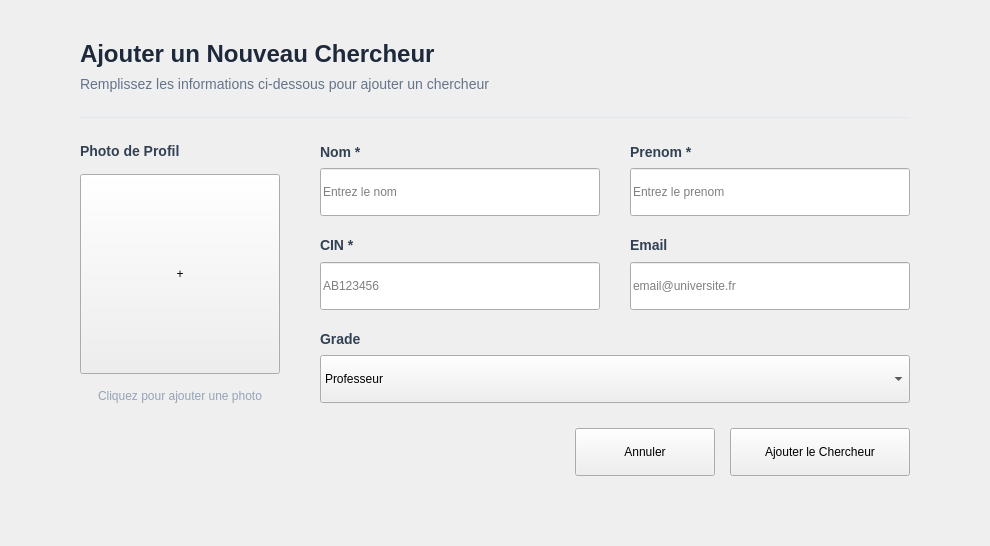
            <widget class="QWidget" name="cherchPageAjout">
             <layout class="QVBoxLayout" name="verticalLayoutAjout">
              <property name="spacing">
               <number>0</number>
              </property>
              <property name="leftMargin">
               <number>30</number>
              </property>
              <property name="topMargin">
               <number>0</number>
              </property>
              <property name="rightMargin">
               <number>30</number>
              </property>
              <property name="bottomMargin">
               <number>30</number>
              </property>
              <item>
               <widget class="QFrame" name="cherchFormFrame">
                <property name="frameShape">
                 <enum>QFrame::Shape::NoFrame</enum>
                </property>
                <layout class="QVBoxLayout" name="verticalLayoutForm">
                 <property name="spacing">
                  <number>25</number>
                 </property>
                 <property name="leftMargin">
                  <number>50</number>
                 </property>
                 <property name="topMargin">
                  <number>40</number>
                 </property>
                 <property name="rightMargin">
                  <number>50</number>
                 </property>
                 <property name="bottomMargin">
                  <number>40</number>
                 </property>
                 <item>
                  <layout class="QVBoxLayout" name="verticalLayoutFormTitle">
                   <property name="spacing">
                    <number>8</number>
                   </property>
                   <item>
                    <widget class="QLabel" name="cherchFormTitle">
                     <property name="styleSheet">
                      <string notr="true">color: #1e293b;
font-size: 24px;
font-weight: 700;
background: transparent;
border: none;</string>
                     </property>
                     <property name="text">
                      <string>Ajouter un Nouveau Chercheur</string>
                     </property>
                    </widget>
                   </item>
                   <item>
                    <widget class="QLabel" name="cherchFormSubtitle">
                     <property name="styleSheet">
                      <string notr="true">color: #64748b;
font-size: 14px;
background: transparent;
border: none;</string>
                     </property>
                     <property name="text">
                      <string>Remplissez les informations ci-dessous pour ajouter un chercheur</string>
                     </property>
                    </widget>
                   </item>
                  </layout>
                 </item>
                 <item>
                  <widget class="QFrame" name="cherchLineFrame">
                   <property name="minimumSize">
                    <size>
                     <width>0</width>
                     <height>1</height>
                    </size>
                   </property>
                   <property name="maximumSize">
                    <size>
                     <width>16777215</width>
                     <height>1</height>
                    </size>
                   </property>
                   <property name="styleSheet">
                    <string notr="true">background-color: #e2e8f0;</string>
                   </property>
                  </widget>
                 </item>
                 <item>
                  <layout class="QHBoxLayout" name="horizontalLayoutFormContent">
                   <property name="spacing">
                    <number>40</number>
                   </property>
                   <item>
                    <layout class="QVBoxLayout" name="verticalLayoutPhoto">
                     <property name="spacing">
                      <number>15</number>
                     </property>
                     <item>
                      <widget class="QLabel" name="cherchLabelPhoto">
                       <property name="styleSheet">
                        <string notr="true">color: #334155;
font-size: 14px;
font-weight: 600;
background: transparent;
border: none;</string>
                       </property>
                       <property name="text">
                        <string>Photo de Profil</string>
                       </property>
                      </widget>
                     </item>
                     <item>
                      <widget class="QPushButton" name="cherchBtnUploadPhoto">
                       <property name="minimumSize">
                        <size>
                         <width>200</width>
                         <height>200</height>
                        </size>
                       </property>
                       <property name="maximumSize">
                        <size>
                         <width>200</width>
                         <height>200</height>
                        </size>
                       </property>
                       <property name="cursor">
                        <cursorShape>PointingHandCursor</cursorShape>
                       </property>
                       <property name="text">
                        <string>+</string>
                       </property>
                      </widget>
                     </item>
                     <item>
                      <widget class="QLabel" name="cherchLabelPhotoHint">
                       <property name="styleSheet">
                        <string notr="true">color: #94a3b8;
font-size: 12px;
background: transparent;
border: none;</string>
                       </property>
                       <property name="text">
                        <string>Cliquez pour ajouter une photo</string>
                       </property>
                       <property name="alignment">
                        <set>Qt::AlignmentFlag::AlignCenter</set>
                       </property>
                      </widget>
                     </item>
                    </layout>
                   </item>
                   <item>
                    <layout class="QGridLayout" name="gridLayoutInputs">
                     <property name="horizontalSpacing">
                      <number>30</number>
                     </property>
                     <property name="verticalSpacing">
                      <number>20</number>
                     </property>
                     <item row="0" column="0">
                      <layout class="QVBoxLayout" name="verticalLayoutNom">
                       <property name="spacing">
                        <number>8</number>
                       </property>
                       <item>
                        <widget class="QLabel" name="cherchLabelNom">
                         <property name="styleSheet">
                          <string notr="true">color: #334155;
font-size: 14px;
font-weight: 600;
background: transparent;
border: none;</string>
                         </property>
                         <property name="text">
                          <string>Nom *</string>
                         </property>
                        </widget>
                       </item>
                       <item>
                        <widget class="QLineEdit" name="cherchLineEditNom">
                         <property name="minimumSize">
                          <size>
                           <width>280</width>
                           <height>48</height>
                          </size>
                         </property>
                         <property name="placeholderText">
                          <string>Entrez le nom</string>
                         </property>
                        </widget>
                       </item>
                      </layout>
                     </item>
                     <item row="0" column="1">
                      <layout class="QVBoxLayout" name="verticalLayoutPrenom">
                       <property name="spacing">
                        <number>8</number>
                       </property>
                       <item>
                        <widget class="QLabel" name="cherchLabelPrenom">
                         <property name="styleSheet">
                          <string notr="true">color: #334155;
font-size: 14px;
font-weight: 600;
background: transparent;
border: none;</string>
                         </property>
                         <property name="text">
                          <string>Prenom *</string>
                         </property>
                        </widget>
                       </item>
                       <item>
                        <widget class="QLineEdit" name="cherchLineEditPrenom">
                         <property name="minimumSize">
                          <size>
                           <width>280</width>
                           <height>48</height>
                          </size>
                         </property>
                         <property name="placeholderText">
                          <string>Entrez le prenom</string>
                         </property>
                        </widget>
                       </item>
                      </layout>
                     </item>
                     <item row="1" column="0">
                      <layout class="QVBoxLayout" name="verticalLayoutCIN">
                       <property name="spacing">
                        <number>8</number>
                       </property>
                       <item>
                        <widget class="QLabel" name="cherchLabelCIN">
                         <property name="styleSheet">
                          <string notr="true">color: #334155;
font-size: 14px;
font-weight: 600;
background: transparent;
border: none;</string>
                         </property>
                         <property name="text">
                          <string>CIN *</string>
                         </property>
                        </widget>
                       </item>
                       <item>
                        <widget class="QLineEdit" name="cherchLineEditCIN">
                         <property name="minimumSize">
                          <size>
                           <width>280</width>
                           <height>48</height>
                          </size>
                         </property>
                         <property name="placeholderText">
                          <string>AB123456</string>
                         </property>
                        </widget>
                       </item>
                      </layout>
                     </item>
                     <item row="1" column="1">
                      <layout class="QVBoxLayout" name="verticalLayoutEmail">
                       <property name="spacing">
                        <number>8</number>
                       </property>
                       <item>
                        <widget class="QLabel" name="cherchLabelEmail">
                         <property name="styleSheet">
                          <string notr="true">color: #334155;
font-size: 14px;
font-weight: 600;
background: transparent;
border: none;</string>
                         </property>
                         <property name="text">
                          <string>Email</string>
                         </property>
                        </widget>
                       </item>
                       <item>
                        <widget class="QLineEdit" name="cherchLineEditEmail">
                         <property name="minimumSize">
                          <size>
                           <width>280</width>
                           <height>48</height>
                          </size>
                         </property>
                         <property name="placeholderText">
                          <string>email@universite.fr</string>
                         </property>
                        </widget>
                       </item>
                      </layout>
                     </item>
                     <item row="2" column="0" colspan="2">
                      <layout class="QVBoxLayout" name="verticalLayoutGrade">
                       <property name="spacing">
                        <number>8</number>
                       </property>
                       <item>
                        <widget class="QLabel" name="cherchLabelGrade">
                         <property name="styleSheet">
                          <string notr="true">color: #334155;
font-size: 14px;
font-weight: 600;
background: transparent;
border: none;</string>
                         </property>
                         <property name="text">
                          <string>Grade</string>
                         </property>
                        </widget>
                       </item>
                       <item>
                        <widget class="QComboBox" name="cherchComboBoxGrade">
                         <property name="minimumSize">
                          <size>
                           <width>0</width>
                           <height>48</height>
                          </size>
                         </property>
                         <item>
                          <property name="text">
                           <string>Professeur</string>
                          </property>
                         </item>
                         <item>
                          <property name="text">
                           <string>Maitre de Conferences</string>
                          </property>
                         </item>
                         <item>
                          <property name="text">
                           <string>Docteur</string>
                          </property>
                         </item>
                         <item>
                          <property name="text">
                           <string>Ingenieur de Recherche</string>
                          </property>
                         </item>
                         <item>
                          <property name="text">
                           <string>Post-doctorant</string>
                          </property>
                         </item>
                         <item>
                          <property name="text">
                           <string>Doctorant</string>
                          </property>
                         </item>
                        </widget>
                       </item>
                      </layout>
                     </item>
                    </layout>
                   </item>
                  </layout>
                 </item>
                 <item>
                  <layout class="QHBoxLayout" name="horizontalLayoutFormButtons">
                   <property name="spacing">
                    <number>15</number>
                   </property>
                   <item>
                    <spacer name="cherchHorizontalSpacerForm">
                     <property name="orientation">
                      <enum>Qt::Orientation::Horizontal</enum>
                     </property>
                     <property name="sizeHint" stdset="0">
                      <size>
                       <width>0</width>
                       <height>0</height>
                      </size>
                     </property>
                    </spacer>
                   </item>
                   <item>
                    <widget class="QPushButton" name="cherchBtnAnnulerAjout">
                     <property name="minimumSize">
                      <size>
                       <width>140</width>
                       <height>48</height>
                      </size>
                     </property>
                     <property name="cursor">
                      <cursorShape>PointingHandCursor</cursorShape>
                     </property>
                     <property name="text">
                      <string>Annuler</string>
                     </property>
                    </widget>
                   </item>
                   <item>
                    <widget class="QPushButton" name="cherchBtnAjouterChercheur">
                     <property name="minimumSize">
                      <size>
                       <width>180</width>
                       <height>48</height>
                      </size>
                     </property>
                     <property name="cursor">
                      <cursorShape>PointingHandCursor</cursorShape>
                     </property>
                     <property name="text">
                      <string>Ajouter le Chercheur</string>
                     </property>
                    </widget>
                   </item>
                  </layout>
                 </item>
                </layout>
               </widget>
              </item>
             </layout>
            </widget>
